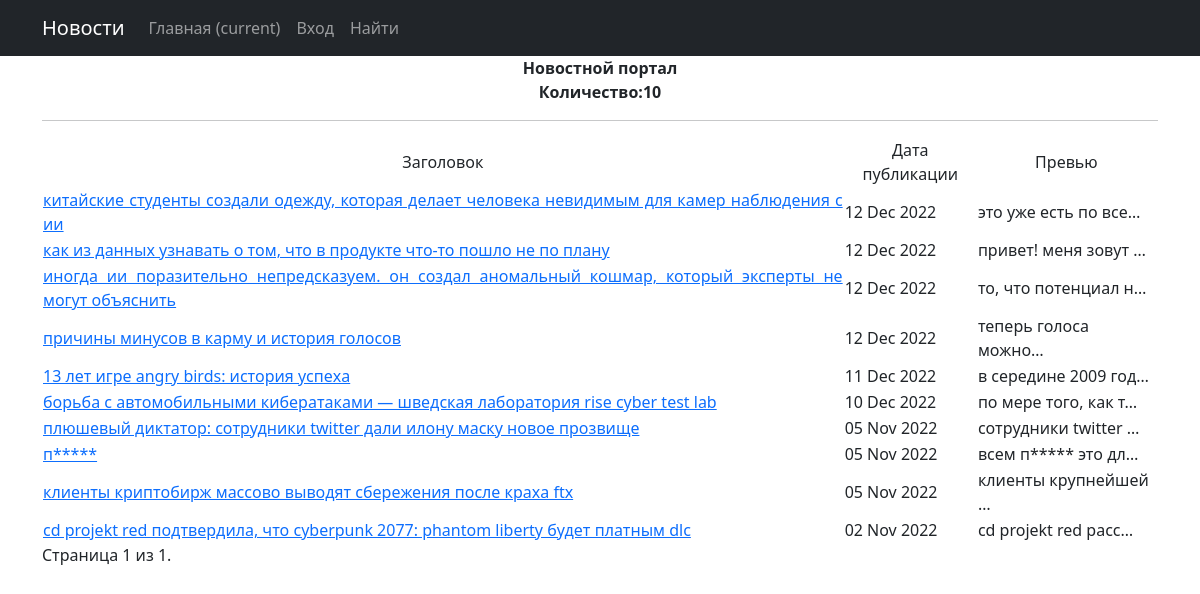
Page /news/ on the committed database.
### news/models.py (models this page shows, shortened)
class Post(models.Model):
    author = models.ForeignKey(Author, on_delete=models.CASCADE)
    NEWS = 'NW'
    ARTICLE = 'AR'
    CATEGORY_CHICES = [
        (NEWS, 'Новость'),
        (ARTICLE, 'Статья'),
    ]
    categoryType = models.CharField(max_length=2,
                                    choices=CATEGORY_CHICES,
                                    default=ARTICLE)
    time_in = models.DateTimeField(auto_now_add=True)
    PostCategory = models.ManyToManyField(Category, related_name='news', through='PostCategory')
    heading = models.CharField(max_length=128)
    text = models.TextField()
    reting_news = models.SmallIntegerField(default=0)

### news/views.py (the view)
# urls.py: path('', NewsList.as_view(), name='post_detail'),
class NewsList(ListView):
    model = Post  # Модель обьекта для вывода
    ordering = '-time_in'  # Поле, которое будет использоваться для сортировки объектов
    template_name = "news.html"  # Имя шаблона с инструкциями показа объекта пользователю
    context_object_name = 'post'  # Имя списка с объектами
    paginate_by = 10
    def get_context_data(self, **kwargs):
        context = super().get_context_data(**kwargs)
        context['filterset'] = self.filterset
        return context
    def get_queryset(self):
        queryset = super().get_queryset()
        self.filterset = PostFilter(self.request.GET, queryset)
        return self.filterset.qs

### news/templatetags/custom_filters.py (called while the page is built)
@register.filter()
def censor(value):
    text_split = value.lower().split()
    iter = -1
    for x in text_split:
        x = x.replace('.','').replace(',','')
        iter += 1
        if x in bad_word:
            for_len_x = (len(x) - 1) * '*'
            x = x.replace(x[1:], for_len_x)
            text_split[iter] = x
    return f'{" ".join(text_split)}'

### templates/news.html (shortened to what this page needs)
{% extends 'flatpages/default.html' %}
{% load custom_filters %}
{% load custom_tags %}
{% block content %}
<h1 style="text-align: center;"><strong>Новостной портал</strong></h1>
<p style="text-align: center;"><strong>Количество:{{post|length}}</strong></p>
    <hr>
    {% if post.categoryType == NW %}
        <table>
            <tr>
                <td>Заголовок</td>
                <td>Дата публикации</td>
                <td>Превью</td>
            </tr>
                {% for news in post %}
                        <tr>
                            <td style="text-align: justify;"><a href="{% url 'post_list' pk=news.id %}" >{{ news.heading|censor }}</a></td>
                            <td style="text-align: left;">{{ news.time_in|date:'d M Y' }}</td>
                            <td style="text-align: left;">{{ news.text|truncatechars:20|censor }}</td>
                            <td>
                            </td>
                        </tr>
                {% endfor %}
        </table>
    {% else %}
    <h2>Новостей нет!</h2>
    {% endif %}
    <div class="pagination">
        <span class="step-links">
            <span class="current">
                Страница {{ page_obj.number }} из {{ page_obj.paginator.num_pages }}.
            </span>
        </span>
    </div>
{% endblock content %}

### rows in the picture
Post: heading|censor "китайские студенты создали одежду, которая делает человека невидимым для камер наблюдения с ии", time_in "12 Dec 2022", text|censor "это уже есть по все…"
Post: heading|censor "как из данных узнавать о том, что в продукте что-то пошло не по плану", time_in "12 Dec 2022", text|censor "привет! меня зовут …"
Post: heading|censor "иногда ии поразительно непредсказуем. он создал аномальный кошмар, который эксперты не могут объяснить", time_in "12 Dec 2022", text|censor "то, что потенциал н…"
Post: heading|censor "причины минусов в карму и история голосов", time_in "12 Dec 2022", text|censor "теперь голоса можно…"
Post: heading|censor "13 лет игре angry birds: история успеха", time_in "11 Dec 2022", text|censor "в середине 2009 год…"
Post: heading|censor "борьба с автомобильными кибератаками — шведская лаборатория rise cyber test lab", time_in "10 Dec 2022", text|censor "по мере того, как т…"
Post: heading|censor "плюшевый диктатор: сотрудники twitter дали илону маску новое прозвище", time_in "05 Nov 2022", text|censor "сотрудники twitter …"
Post: heading|censor "п*****", time_in "05 Nov 2022", text|censor "всем п***** это дл…"
Post: heading|censor "клиенты криптобирж массово выводят сбережения после краха ftx", time_in "05 Nov 2022", text|censor "клиенты крупнейшей …"
Post: heading|censor "cd projekt red подтвердила, что cyberpunk 2077: phantom liberty будет платным dlc", time_in "02 Nov 2022", text|censor "cd projekt red расс…"

### other values in the picture
{{ post|length }} "10"
{{ page_obj.number }} "1"
{{ page_obj.paginator.num_pages }} "1"
